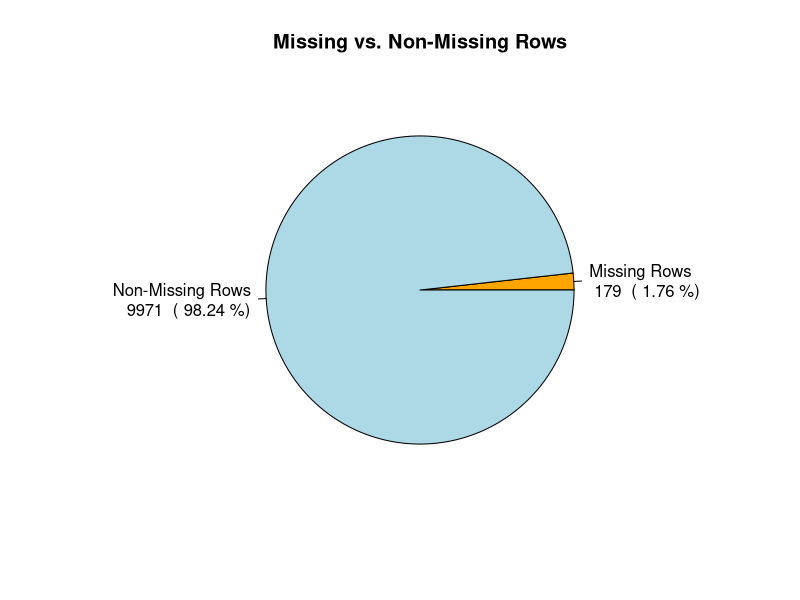
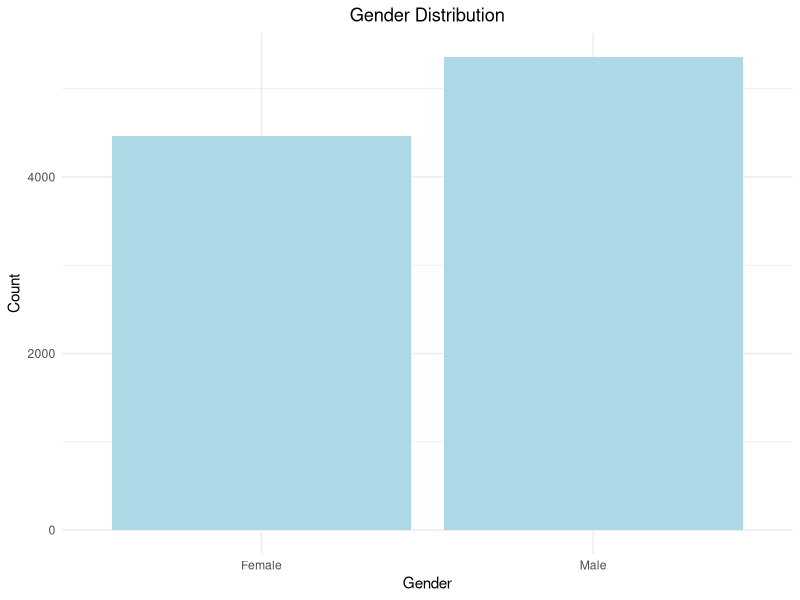
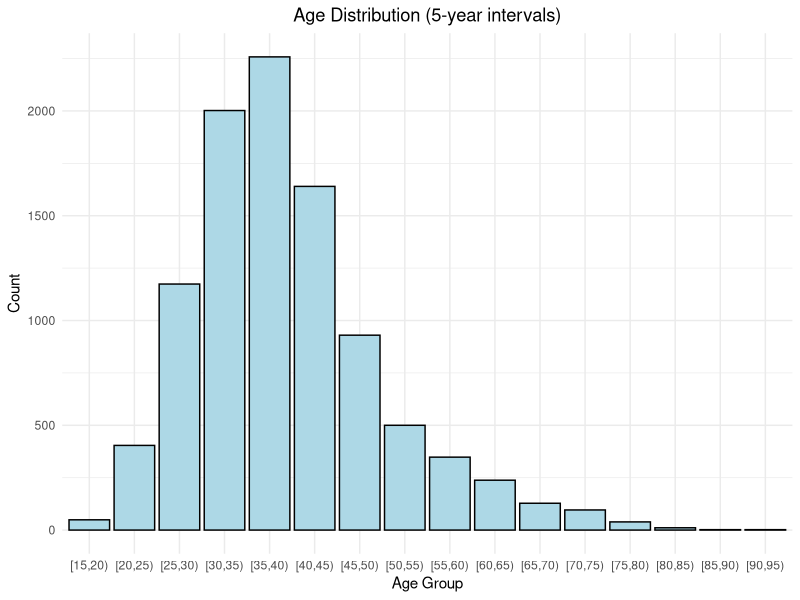
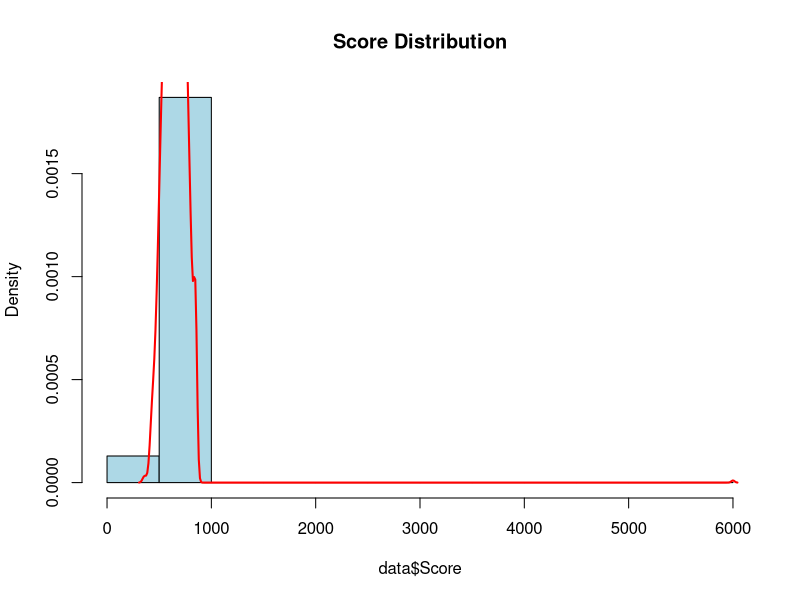

Write the R code that produced these figures, in order. (Note: this script raises an error after producing the figures.)
## ---- chunk 1
knitr::opts_chunk$set(echo = TRUE)
## ---- chunk 2
library(dplyr)
library(knitr)
library(ggplot2)
library(caret)

## ---- chunk 3

data1  <- read.csv("Branch1.csv")
data2  <- read.csv("Branch2.csv")
data3  <- read.csv("Branch3.csv")

## ---- chunk 4
#添加特征列Source，表示合并后的数据集来自不同的数据集
# 为 data1 添加特征列，值为 1
data1$Source <- 1

# 为 data2 添加特征列，值为 2
data2$Source <- 2

# 为 data3 添加特征列，值为 3
data3$Source <- 3
## ---- chunk 5
# 合并三个数据框
data <- rbind(data1, data2, data3)

## ---- chunk 6
str(data)
## ---- chunk 7
#查看总体数据
summary(data)
## ---- chunk 8
str(data$Gender)
## ---- chunk 9
#性别列转化为数值型： 男性为1，女性为0
data$Gender <- ifelse(data$Gender == "Male", 1, 0)

## ---- chunk 10
str(data$Gender)
## ---- chunk 11
missing_rows <- sum(!complete.cases(data))  # 统计至少有一个 NA 的行数
total_rows <- nrow(data)  # 数据集总行数
missing_percentage <- (missing_rows / total_rows) * 100  # 计算缺失率
print(paste("至少有一个缺失值的行数:", missing_rows))
print(paste("缺失值行的比例:", round(missing_percentage, 2), "%"))

if (missing_percentage < 5) {
  data <- na.omit(data)  # 删除所有包含 NA 的行
  print("已删除包含 NA 的行。")
} else {
  print("缺失值超过 5%，建议填充。")
}

## ---- chunk 12
# 绘制饼图，显示缺失值占总体的比例
# 复用已有的变量
pie_data <- c(missing_rows, total_rows - missing_rows)  # 数据
names(pie_data) <- c("Missing Rows", "Non-Missing Rows")  # 扇区名称

# 创建自定义标签，显示数值和百分比
labels <- c(
  paste("Missing Rows\n", missing_rows, " (", round(missing_percentage, 2), "%)"),
  paste("Non-Missing Rows\n", total_rows - missing_rows, " (", round(100 - missing_percentage, 2), "%)")
)

# 使用 base R 的 pie 函数绘制饼图
pie(pie_data, labels = labels, col = c("orange", "lightblue"), main = "Missing vs. Non-Missing Rows")
## ---- chunk 13
sum(duplicated(data))  # 统计重复行的数量
## ---- chunk 14
duplicate_rows <- data[duplicated(data), ]
print(duplicate_rows)  # 显示重复值

## ---- chunk 15

# 统计每个重复行出现的次数
duplicate_counts <- data %>%
  group_by_all() %>%  # 按所有列分组
  filter(n() > 1) %>%  # 过滤出重复的行
  summarise(count = n(), .groups = 'drop')  # 统计每组出现的次数

# 以表格形式输出
print(duplicate_counts)
## ---- chunk 16
#删除完全相同的重复行（只保留第一条）
data <- data[!duplicated(data), ]
## ---- chunk 17
sum(duplicated(data))  # 统计重复行的数量
## ---- chunk 18
#检查是否为整数
columns_to_check <- c("Customer_ID", "Age", "Score", "Tenure", "Products_in_Use")

non_integer_count <- sum(sapply(data[columns_to_check], function(col) sum(col != floor(col), na.rm = TRUE)))

print(paste("非整数值的总数量:", non_integer_count))

## ---- chunk 19
# Gender列分布图
# 绘制条形图
ggplot(data, aes(x = factor(Gender))) +
  geom_bar(fill = "lightblue") +
  labs(title = "Gender Distribution",
       x = "Gender",
       y = "Count") +
  theme_minimal() +
  scale_x_discrete(labels = c("0" = "Female", "1" = "Male"))+
  theme(plot.title = element_text(hjust = 0.5))
## ---- chunk 20


# 绘制柱状图，直接在 aes() 中使用 cut() 函数
ggplot(data, aes(x = cut(Age, breaks = seq(0, max(data$Age) + 5, by = 5), right = FALSE))) +
  geom_bar(fill = "lightblue", color = "black") +
  labs(title = "Age Distribution (5-year intervals)",
       x = "Age Group",
       y = "Count") +
  theme_minimal() +
  theme(plot.title = element_text(hjust = 0.5))  # 标题居中

## ---- chunk 21
#查看Score列的分布
breaks <- nclass.Sturges(data$Score)  # 自动计算区间数量
hist(data$Score, probability = TRUE, breaks = breaks, main = "Score Distribution", col = "lightblue")
lines(density(data$Score, na.rm = TRUE), col = "red", lwd = 2)
## ---- chunk 22
# 定义业务规则的异常值范围
lower_limit <- 350
upper_limit <- 850

# 统计异常值
outliers_business <- data$Score[data$Score < lower_limit | data$Score > upper_limit]
outliers_business_count <- length(outliers_business)

# 输出结果
cat("Number of outliers (based on business rules):", outliers_business_count, "\n")
print(outliers_business)
## ---- chunk 23
# 创建异常值表格
outliers_table <- data.frame(
  Index = which(data$Score < lower_limit | data$Score > upper_limit),
  Score = data$Score[data$Score < lower_limit | data$Score > upper_limit]
)

# 打印表格
print(outliers_table)
## ---- chunk 24
# 准备饼图数据
total_count <- nrow(data)  # 数据集总行数

pie_data <- c(count_above_850, total_count - count_above_850)
names(pie_data) <- c("Outliers", "Regular Values")

# 计算百分比
percentage_above_850 <- round((count_above_850 / total_count) * 100, 2)
percentage_below_850 <- round((1 - count_above_850 / total_count) * 100, 2)

# 创建自定义标签，显示数值和百分比
labels <- c(paste("Outliers\n", count_above_850, " (", percentage_above_850, "%)"),
            paste("Regular Values\n", total_count - count_above_850, " (", percentage_below_850, "%)"))

# 绘制饼图
pie(pie_data, labels = labels, col = c("orange", "lightblue"), main = "Outliers vs. Regular Values")
## ---- chunk 25
# 删除异常值
data <- subset(data, Score >= lower_limit & Score <= upper_limit)
## ---- chunk 26
# 统计异常值
outliers_business <- data$Score[data$Score < lower_limit | data$Score > upper_limit]
outliers_business_count <- length(outliers_business)

# 输出结果
cat("Number of outliers (based on business rules):", outliers_business_count, "\n")
print(outliers_business)
## ---- chunk 27
#查看Score列的分布
breaks <- nclass.Sturges(data$Score)  # 自动计算区间数量
hist(data$Score, probability = TRUE, breaks = breaks, main = "Score Distribution (After)", col = "lightblue")
lines(density(data$Score, na.rm = TRUE), col = "red", lwd = 2)
## ---- chunk 28
#查看Tenure列的分布
ggplot(data, aes(x = factor(Tenure))) +
  geom_bar(fill = "lightblue") +
  labs(title = "Tenure Distribution",
       x = "Tenure",
       y = "Count") +
  theme_minimal()+
  theme(plot.title = element_text(hjust = 0.5))

## ---- chunk 29
#查看Salary列的分布
breaks <- nclass.Sturges(data$Salary)  # 自动计算区间数量
hist(data$Salary, probability = TRUE, breaks = breaks, main = "Salary Distribution", col = "lightblue")
lines(density(data$Salary, na.rm = TRUE), col = "red", lwd = 2)
## ---- chunk 30
# 计算 Salary 的 IQR
Q1_salary <- quantile(data$Salary, 0.25, na.rm = TRUE)  # 第 1 四分位数
Q3_salary <- quantile(data$Salary, 0.75, na.rm = TRUE)  # 第 3 四分位数
IQR_salary <- Q3_salary - Q1_salary  # 计算 IQR

# 计算 Salary 的异常值范围
lower_bound_salary <- Q1_salary - 1.5 * IQR_salary
upper_bound_salary <- Q3_salary + 1.5 * IQR_salary

print(lower_bound_salary)

# 找出 Salary 的异常值
outliers_salary <- data$Salary[data$Salary < lower_bound_salary | data$Salary > upper_bound_salary]
print("Salary 异常值：")
print(outliers_salary)
## ---- chunk 31
# 绘制箱线图并突出显示异常值
ggplot(data, aes(y = Salary)) +
  geom_boxplot(fill = "lightblue", outlier.color = "red", outlier.shape = 16, outlier.size = 2) +
  labs(title = "Salary Distribution with Outliers",
       y = "Salary") +
  theme_minimal() +
  theme(plot.title = element_text(hjust = 0.5))  # 居中标题
## ---- chunk 32
# 筛选出不在异常值范围内的数据
data <- data[data$Salary >= lower_bound_salary & data$Salary <= upper_bound_salary, ]

## ---- chunk 33
breaks <- nclass.Sturges(data$Salary)  # 自动计算区间数量
hist(data$Salary, probability = TRUE, breaks = breaks, main = "Salary Distribution(After)", col = "lightblue")
lines(density(data$Salary, na.rm = TRUE), col = "red", lwd = 2)

## ---- chunk 34
# 绘制箱线图并突出显示异常值
ggplot(data, aes(y = Salary)) +
  geom_boxplot(fill = "lightblue", outlier.color = "red", outlier.shape = 16, outlier.size = 2) +
  labs(title = "Salary Distribution with Outliers",
       y = "Salary") +
  theme_minimal() +
  theme(plot.title = element_text(hjust = 0.5))  # 居中标题
## ---- chunk 35
#查看Balance列的分布
breaks <- nclass.Sturges(data$Balance)  # 自动计算区间数量
hist(data$Balance, probability = TRUE, breaks = breaks, main = "Balance Distribution", col = "lightblue")
lines(density(data$Balance, na.rm = TRUE), col = "red", lwd = 2)
## ---- chunk 36
#查看Products_in_Use列的分布
# 绘制条形图
ggplot(data, aes(x = factor(Products_in_Use))) +
  geom_bar(fill = "lightblue") +
  labs(title = "Products in Use Distribution",
       x = "Products in Use",
       y = "Count") +
  theme_minimal()+
  theme(plot.title = element_text(hjust = 0.5))
## ---- chunk 37
# 计算 Balance 的 IQR
Q1_balance <- quantile(data$Balance, 0.25, na.rm = TRUE)  # 第 1 四分位数
Q3_balance <- quantile(data$Balance, 0.75, na.rm = TRUE)  # 第 3 四分位数
IQR_balance <- Q3_balance - Q1_balance  # 计算 IQR

# 计算 Balance 的异常值范围
lower_bound_balance <- Q1_balance - 1.5 * IQR_balance
upper_bound_balance <- Q3_balance + 1.5 * IQR_balance

# 找出 Balance 的异常值
outliers_balance <- data$Balance[data$Balance < lower_bound_balance | data$Balance > upper_bound_balance]
print("Balance 异常值：")
print(outliers_balance)
## ---- chunk 38
# 假设你的数据集名为 data
count_table <- table(data$Left)
print(count_table)
## ---- chunk 39
# 筛选出 Balance 列为 0 的数据
data_balance_0 <- data[data$Balance == 0, ]
prop=nrow(data_balance_0)/nrow(data)
cat("余额为0的账户的占比：", prop, "\n")
# 统计 Left 列中 1 的数量
count_1 <- sum(data_balance_0$Left == 1)

# 统计 Left 列中 0 的数量
count_0 <- sum(data_balance_0$Left == 0)
# 计算 Left 列中 1 的占比
prop_1 <- count_1 / (count_1 + count_0)


# 计算 Left 列中 0 的占比
prop_0 <- count_0 / (count_1 + count_0)
# 输出占比结果
print(count_1)
print(count_0)
cat("Left 列中 1 的占比：", prop_1, "\n")
cat("Left 列中 0 的占比：", prop_0, "\n")
## ---- chunk 40
str(data)
## ---- chunk 41
#查看总体数据
summary(data)
## ---- chunk 42
# 定义一个函数，用于生成不重复的文件名
generate_unique_filename <- function(base_name, path) {
  counter <- 0
  filename <- paste0(path, base_name)  # 拼接路径和基础文件名
  while (file.exists(filename)) {
    counter <- counter + 1
    # 拼接路径和带编号的文件名
    filename <- paste0(path, tools::file_path_sans_ext(base_name), "(", counter, ").", tools::file_ext(base_name))
  }
  return(filename)
}

# 基础文件名
base_name <- "output.csv"

# 指定保存路径（Windows系统中使用正斜杠或双反斜杠）
output_path <- "output/"  # 或者 "C:/output/" 如果需要指定绝对路径

# 检查路径是否存在，如果不存在则创建
if (!dir.exists(output_path)) {
  dir.create(output_path, recursive = TRUE)
}

# 生成不重复的文件名（传入路径和基础文件名）
unique_filename <- generate_unique_filename(base_name, output_path)


# 保存数据到CSV文件
write.csv(data, file = unique_filename, row.names = FALSE, quote = FALSE)

# 输出最终保存的文件名
cat("文件已保存为：", unique_filename, "\n")
